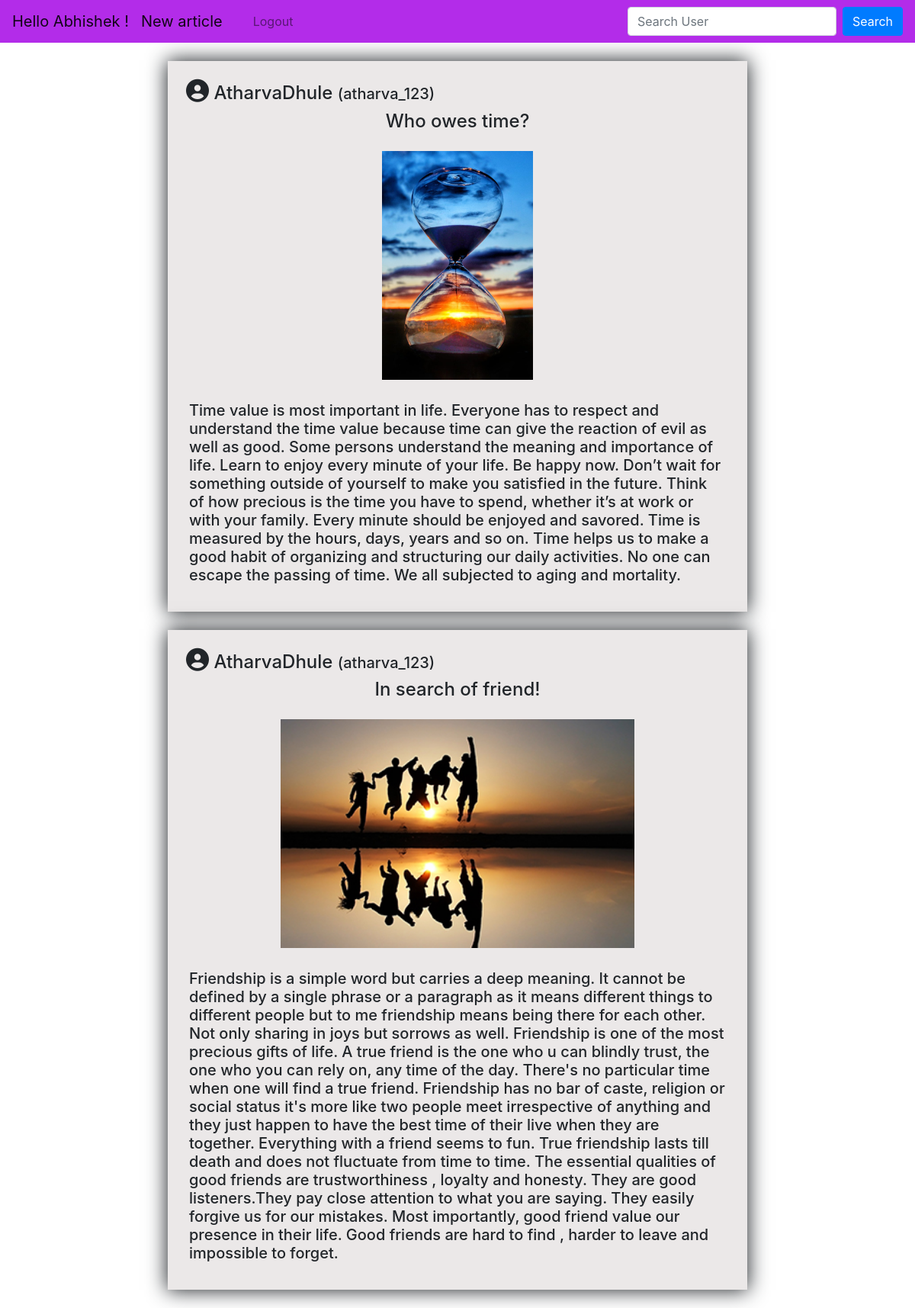
Screenshot of /3/ (signed in) with the database file from the repository.
### homepage/models.py (models this page shows, shortened)
class Articles(models.Model):
    user=models.ForeignKey(User,on_delete=models.CASCADE)
    content=models.CharField(max_length=2000)
    wantpublic=models.BooleanField(default=True)
    heading=models.CharField(max_length=100,blank=True,null=True)
    img=models.ImageField(upload_to="homepage/static/images/",blank=True,null=True)
    def __str__(self):
        return self.user.username

### homepage/views.py (the view)
# urls.py: path('<int:userid>/',views.feed,name='home'),
def feed(request,userid):
    a1=Articles.objects.filter(user=userid)
    print(a1)
    context={
        "posts":a1,
    }
    return render(request,'homepage/home.html',context)

### homepage/templates/homepage/home.html
{% include 'homepage/base.html' %}
{% block cont %}
<div class="container-md" style="margin-top: 80px;">
    {% for i in posts %}
    <div class="row mt-4 mb-4">
        <div class="col-lg-2"> </div>
            <div class="col-lg-8 p-4 pl-4" style="background-color: rgb(235, 232, 232);box-shadow: 0 0 25px 1px;">
                <div>
                    <i class="fas fa-user-circle" style="font-size:30px;"></i><h4 style="display:inline;">  {{i.user.first_name}}{{i.user.last_name}}  </h4><h5 style="display:inline;">({{i.user.username}})</h5>
                </div>
                <h4 class="mt-2" style="text-align: center;">{{i.heading}}</h4>
                <div class="mt-4">
                    <img src="../{{i.img}}" style="display:block;margin:auto;height:300px">
                </div>
                <div class="mt-4 p-1" >
                  <h5>{{i.content}}</h5>
                </div>
            </div>
            <div class="col-lg-2"> </div>
        </div>
        {% endfor %}
</div>
{% endblock %}

### homepage/templates/homepage/base.html (shortened to what this page needs)
{% load static %}
<!DOCTYPE html>
<html lang="en">
<head>
    <link rel="stylesheet" href="https://stackpath.bootstrapcdn.com/bootstrap/4.5.2/css/bootstrap.min.css">
</head>
<body style="background-color: rgb(255, 255, 255);">
    <nav class="navbar navbar-expand-lg navbar-light" style="background-color: #b32ce9;position: fixed;top:0;width:100%;z-index: 1 ;">
      {% if user.is_authenticated %}
        <a class="navbar-brand" href="#">Hello {{user.first_name}}!</a>
        <a class="navbar-brand" href="{% url 'addarticles' %}">New article</a>
        {% endif %}
        <div class="collapse navbar-collapse" id="navbarSupportedContent">
          <ul class="navbar-nav mr-auto">
            <li class="nav-item active">
              <a class="nav-link" href="#"> <span class="sr-only">(current)</span></a>
            </li>
            <li class="nav-item">
              <a class="nav-link" href="{% url 'logout' %}">Logout</a>
            </li>
          </ul>
          <form class="form-inline my-2 my-lg-0" method="POST" action="{% url 'search1' %}">{%csrf_token%}
            <input class="form-control mr-sm-2" type="text" name="searchuser" placeholder="Search User" aria-label="Search">
            <button class="btn btn-primary my-2 my-sm-0" type="submit">Search</button>
          </form>
        </div>
      </nav>
</body>
</html>

### rows the page displays
Articles: user.first_name "Atharva", user.last_name "Dhule", user.username "atharva_123", heading "Who owes time?", img (picture), content "Time value is most important in life. Everyone has to respect and understand the time value because time can give the reaction of evil as well as good. Some persons understand the meaning and importance of life. Learn to enjoy every minute of your life. Be happy now. Don’t wait for something outside of yourself to make you satisfied in the future. Think of how precious is the time you have to spend, whether it’s at work or with your family. Every minute should be enjoyed and savored. Time is measured by the hours, days, years and so on. Time helps us to make a good habit of organizing and structuring our daily activities. No one can escape the passing of time. We all subjected to aging and…"
Articles: user.first_name "Atharva", user.last_name "Dhule", user.username "atharva_123", heading "In search of friend!", img (picture), content "Friendship is a simple word but carries a deep meaning. It cannot be defined by a single phrase or a paragraph as it means different things to different people but to me friendship means being there for each other. Not only sharing in joys but sorrows as well. Friendship is one of the most precious gifts of life. A true friend is the one who u can blindly trust, the one who you can rely on, any time of the day. There's no particular time when one will find a true friend. Friendship has no bar of caste, religion or social status it's more like two people meet irrespective of anything and they just happen to have the best time of their live when they are together. Everything with a friend…"

### other values shown
{{ user.first_name }} "Abhishek"
